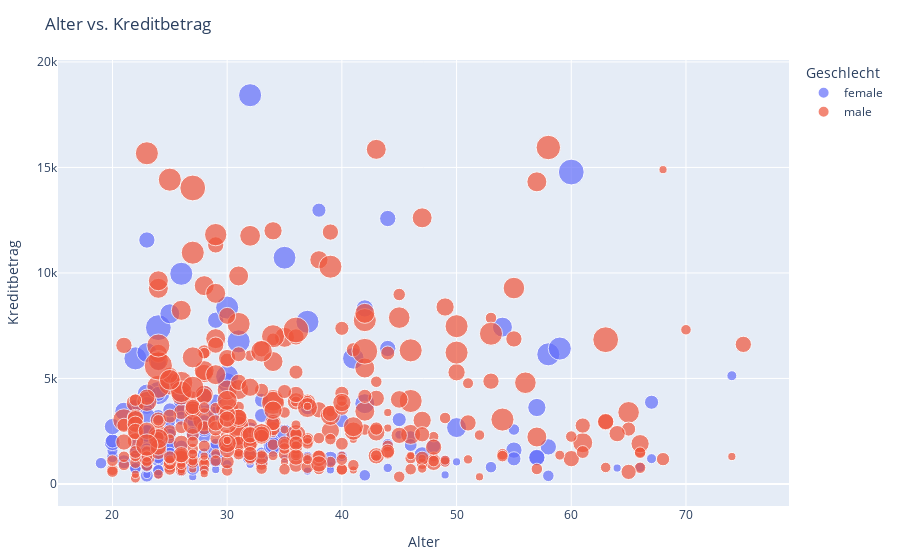

Here is the notebook cell this chart was saved with:
### Markdown cell above
Hier sind einige wichtige Beobachtungen aus der Pivot-Tabelle:

**1. Wohnsituation macht einen Unterschied:**

Mieter (rent) haben für business im Schnitt die höchsten Beträge (~6.181 €).
- Eigentümer `own` liegen häufig mittig (z.B. business ~3.726 €, radio/TV ~2.308 €).
- Kostenlos wohnend `free` ist teils hoch (z.B. car ~5.180 €, education ~5.314 €).

**2. Zweckabhängige Ausreißer:**
- `vacation/others` ist bei Eigentümern besonders hoch (~10.322 €) und auch bei free erhöht (~7.843 €).
- `car` ist bei free deutlich teurer (~5.180 €) als bei own/rent (~3.120–3.398 €).
`radio/TV` ist in allen Wohnformen relativ niedrig (~2.100–2.300 €).
- `repairs` und `domestic appliances` sind eher niedrig (bei `domestic appliances` sogar nur Werte für own vorhanden: ~1.334 €).

**3. Datenlücken (NaN) beachten:**
- NaN bedeutet: Für diese Kombination liegen keine Fälle vor (z.B. domestic appliances bei free/rent, vacation/others bei rent).
- Interpretationen sollten deshalb vorsichtig sein – fehlende Kombinationen können das Gesamtbild verzerren.

Die Art der Wohnsituation beeinflusst, wie viel Geld Menschen für bestimmte Zwecke aufnehmen. Große Kredite sind besonders mit Business, Urlaub und Auto verbunden, während Konsumgüter wie Radio/TV nur geringe Kreditsummen benötigen.
<br>
<br>
Jetzt stellen wir zwei wichtige Merkmale, Alter und Kreditbetrag, in einem gemeinsamen Diagramm dar. Zusätzlich binden wir weitere Informationen ein:
- Geschlecht (über die Farbe),
- Kreditlaufzeit (über die Größe der Punkte).

So entsteht eine multidimensionale Visualisierung, in der wir mehrere Zusammenhänge gleichzeitig erkennen können:

### Code cell
fig5 = px.scatter(
    df,
    x="Age",
    y="Credit amount",
    color="Sex",       
    size="Duration",   
    opacity=0.7,         
    title="Alter vs. Kreditbetrag",
    labels={"Age": "Alter", "Credit amount": "Kreditbetrag"}
)

fig5.update_layout(
    legend_title="Geschlecht",
    margin=dict(l=40, r=40, t=60, b=40)
)

fig5

### Figure 1 — Plotly figure (JSON) as saved in the notebook; plotly's stock layout.template omitted (floating-point values rounded to 4 significant figures; data arrays with more than 128 entries replaced by an {"elided": "..."} marker saying what was removed)
{"data": [{"hovertemplate": "Sex=female<br>Alter=%{x}<br>Kreditbetrag=%{y}<br>Duration=%{marker.size}<extra></extra>", "legendgroup": "female", "marker": {"color": "#636efa", "opacity": 0.7, "size": {"elided": "168 int values"}, "sizemode": "area", "sizeref": 0.18, "symbol": "circle"}, "mode": "markers", "name": "female", "orientation": "v", "showlegend": true, "type": "scatter", "x": {"elided": "168 int values"}, "xaxis": "x", "y": {"elided": "168 int values"}, "yaxis": "y"}, {"hovertemplate": "Sex=male<br>Alter=%{x}<br>Kreditbetrag=%{y}<br>Duration=%{marker.size}<extra></extra>", "legendgroup": "male", "marker": {"color": "#EF553B", "opacity": 0.7, "size": {"elided": "354 int values"}, "sizemode": "area", "sizeref": 0.18, "symbol": "circle"}, "mode": "markers", "name": "male", "orientation": "v", "showlegend": true, "type": "scatter", "x": {"elided": "354 int values"}, "xaxis": "x", "y": {"elided": "354 int values"}, "yaxis": "y"}], "layout": {"legend": {"itemsizing": "constant", "title": {"text": "Geschlecht"}, "tracegroupgap": 0}, "margin": {"b": 40, "l": 40, "r": 40, "t": 60}, "title": {"text": "Alter vs. Kreditbetrag"}, "xaxis": {"anchor": "y", "domain": [0, 1], "title": {"text": "Alter"}}, "yaxis": {"anchor": "x", "domain": [0, 1], "title": {"text": "Kreditbetrag"}}}}
